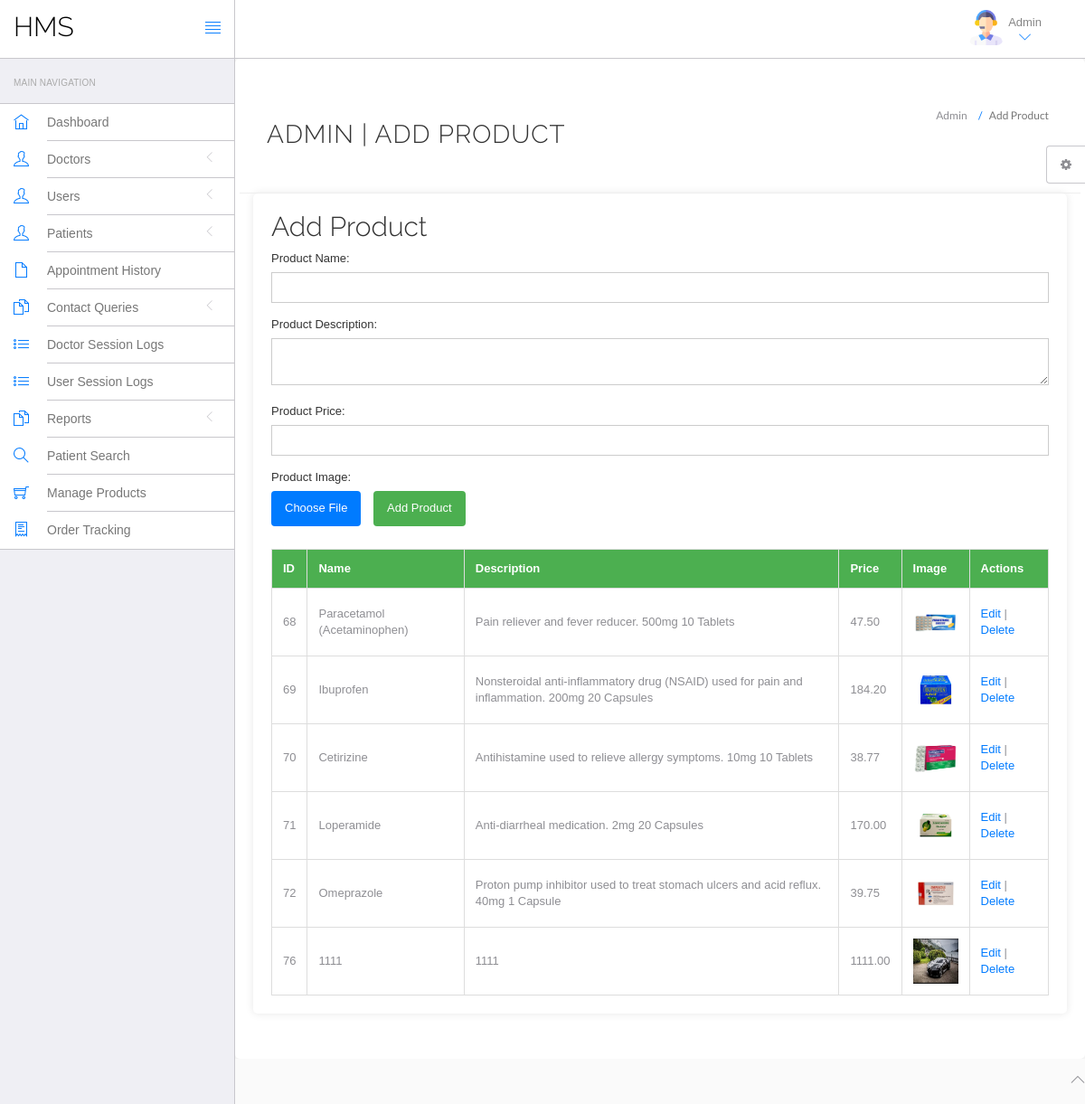
/hms/admin/products.php (signed in), run on the app's committed database.
### tables this page shows
CREATE TABLE `products` (
  `id` int(11) NOT NULL,
  `name` varchar(255) NOT NULL,
  `description` text NOT NULL,
  `price` decimal(10,2) NOT NULL,
  `image` varchar(255) DEFAULT NULL,
  `created_at` timestamp NOT NULL DEFAULT current_timestamp(),
  `updated_at` timestamp NOT NULL DEFAULT current_timestamp() ON UPDATE current_timestamp()
);

### hms/admin/products.php (the view, shortened to what this page needs)
<?php
include "include/config.php";
if (strlen($_SESSION["id"] == 0)) {
    header("location:logout.php");
} else {
    if (isset($_GET["edit"])) {
        $pid = $_GET["edit"];
        $query = mysqli_query($con, "SELECT * FROM products WHERE id='$pid'");
        $row = mysqli_fetch_array($query);
        $productName = $row["name"];
        $productDesc = $row["description"];
        $productPrice = $row["price"];
        $currentImage = $row["image"];
        $pageTitle = "Edit Product";
        $action = "edit";
    } else {
        $productName = "";
        $productDesc = "";
        $productPrice = "";
        $currentImage = "";
        $pageTitle = "Add Product";
        $action = "add";
    }
    if (isset($_GET["edit"])) {
        $pid = $_GET["edit"];
        $query = mysqli_query($con, "SELECT * FROM products WHERE id='$pid'");
        $row = mysqli_fetch_array($query);
        $productName = $row["name"];
        $productDesc = $row["description"];
        $productPrice = $row["price"];
        $pageTitle = "Edit Product";
        $action = "edit";
    } else {
        $productName = "";
        $productDesc = "";
        $productPrice = "";
        $pageTitle = "Add Product";
        $action = "add";
    }
    ?>
<!DOCTYPE html>
<html lang="en">
<head>
	<link rel="stylesheet" href="vendor/bootstrap/css/bootstrap.min.css">
	<link rel="stylesheet" href="vendor/fontawesome/css/font-awesome.min.css">
	<link rel="stylesheet" href="vendor/themify-icons/themify-icons.min.css">
	<link href="vendor/animate.css/animate.min.css" rel="stylesheet" media="screen">
	<link href="vendor/perfect-scrollbar/perfect-scrollbar.min.css" rel="stylesheet" media="screen">
	<link href="vendor/switchery/switchery.min.css" rel="stylesheet" media="screen">
	<link href="vendor/bootstrap-touchspin/jquery.bootstrap-touchspin.min.css" rel="stylesheet" media="screen">
	<link href="vendor/select2/select2.min.css" rel="stylesheet" media="screen">
	<link href="vendor/bootstrap-datepicker/bootstrap-datepicker3.standalone.min.css" rel="stylesheet" media="screen">
	<link href="vendor/bootstrap-timepicker/bootstrap-timepicker.min.css" rel="stylesheet" media="screen">
	<link rel="stylesheet" href="assets/css/styles.css">
	<link rel="stylesheet" href="assets/css/plugins.css">
    <link rel="stylesheet" href="assets/css/products.css">
	<link rel="stylesheet" href="assets/css/themes/theme-1.css" id="skin_color" />
</head>
<body>
    <div id="app">
    <?php include "include/header.php"; ?>
        <?php include "include/sidebar.php"; ?>
        <div class="app-content">
            <div class="main-content">
                <div class="wrap-content container" id="container">
                    <section id="page-title">
                        <div class="row">
                            <div class="col-sm-8">
                                <h1 class="mainTitle">Admin | <?php echo $pageTitle; ?></h1>
                            </div>
                            <ol class="breadcrumb">
                                <li>
                                    <span>Admin</span>
                                </li>
                                <li class="active">
                                    <span><?php echo $pageTitle; ?></span>
                                </li>
                            </ol>
                        </div>
                    </section>
                    <div class="container">
                        <h2><?php echo $pageTitle; ?></h2>
                        <form method="post" action="products.php" enctype="multipart/form-data">
                            <label for="productName">Product Name:</label>
                            <input type="text" name="productName" id="productName" value="<?php echo $productName; ?>" required>
                            <label for="productDesc">Product Description:</label>
                            <textarea name="productDesc" id="productDesc" required><?php echo $productDesc; ?></textarea>
                            <label for="productPrice">Product Price:</label>
                            <input type="text" name="productPrice" id="productPrice" value="<?php echo $productPrice; ?>" required>
                            <label for="productImage">Product Image:</label>
                            <?php if ($action == "edit"): ?>
                                <img src="uploads/<?php echo $currentImage; ?>" width="100" height="100" alt="Current Image">
                                <input type="file" name="productImage" id="hiddenProductImage" style="display: none;" onchange="displayFileName(this)">
                                <label class="file-label" for="hiddenProductImage">
                                    <span>Select New File</span>
                                </label>
                                <span id="fileNameLabel" style="margin-left: 10px;"></span>
                            <?php else: ?>
                                <label class="file-label" for="productImage">
                                    <span>Choose File</span>
                                </label>
                            <?php endif; ?>
                            <button type="submit"><?php echo $action == "add"
                                ? "Add Product"
                                : "Update Product"; ?></button>
                        </form>
                        <table border="1">
                            <thead>
                                <tr>
                                    <th>ID</th>
                                    <th>Name</th>
                                    <th>Description</th>
                                    <th>Price</th>
                                    <th>Image</th>
                                    <th>Actions</th>
                                </tr>
                            </thead>
                            <tbody>
                                <?php
                                $sql = mysqli_query(
                                    $con,
                                    "SELECT * FROM products"
                                );
                                while ($row = mysqli_fetch_array($sql)) { ?>
                                    <tr>
                                        <td><?php echo $row["id"]; ?></td>
                                        <td><?php echo $row["name"]; ?></td>
                                        <td><?php echo $row[
                                            "description"
                                        ]; ?></td>
                                        <td><?php echo $row["price"]; ?></td>
                                        <td><img src="uploads/<?php echo $row[
                                            "image"
                                        ]; ?>" width="50" height="50"></td>
                                        <td>
                                            <a href="products.php?edit=<?php echo $row[
                                                "id"
                                            ]; ?>">Edit</a> |
                                            <a href="products.php?id=<?php echo $row[
                                                "id"
                                            ]; ?>&del=delete" onclick="return confirm('Are you sure you want to delete?')">Delete</a>
                                        </td>
                                    </tr>
                                <?php }
                                ?>
                            </tbody>
                        </table>
                    </div>
                </div>
            </div>
        </div>
    </div>
</body>
<?php include "include/footer.php"; ?>
	<?php include "include/setting.php"; ?>
</html>
<?php
} ?>

### hms/admin/assets/css/products.css (style rules this page uses)
body { font-family: 'Arial', sans-serif; background-color: #f4f4f4; }
.container { max-width: 800px; margin: 0 auto; padding: 20px; background-color: #fff; border-radius: 5px; box-shadow: 0 0 10px rgba(0, 0, 0, 0.1); }
h2 { color: #333; }
form { margin-bottom: 20px; }
label { display: block; margin-bottom: 5px; color: #333; }
input[type="text"], textarea { width: 100%; padding: 8px; margin-bottom: 15px; box-sizing: border-box; border: 1px solid #ccc; border-radius: 4px; }
button { background-color: #4caf50; color: #fff; padding: 10px 15px; border: none; border-radius: 4px; cursor: pointer; }
table { width: 100%; border-collapse: collapse; margin-top: 20px; }
table, th, td { border: 1px solid #ddd; }
th, td { padding: 12px; text-align: left; }
th { background-color: #4caf50; color: #fff; }
a { color: #007bff; text-decoration: none; }
label.file-label { background-color: #007bff; color: #fff; padding: 10px 15px; border: none; border-radius: 4px; cursor: pointer; display: inline-block; }
input[type="file"] + label.file-label:before { content: 'Choose File'; }
input[type="file"]:valid + label.file-label:before { content: attr(data-file-name); }

### hms/admin/assets/css/themes/theme-1.css (style rules this page uses)
body { background: #FAFAFA; }

### data on the page
products: id "68", name "Paracetamol (Acetaminophen)", description "Pain reliever and fever reducer. 500mg 10 Tablets", price "47.50", image (picture)
products: id "69", name "Ibuprofen", description "Nonsteroidal anti-inflammatory drug (NSAID) used for pain and inflammation. 200mg 20 Capsules", price "184.20", image (picture)
products: id "70", name "Cetirizine", description "Antihistamine used to relieve allergy symptoms. 10mg 10 Tablets", price "38.77", image (picture)
products: id "71", name "Loperamide", description "Anti-diarrheal medication. 2mg 20 Capsules", price "170.00", image (picture)
products: id "72", name "Omeprazole", description "Proton pump inhibitor used to treat stomach ulcers and acid reflux. 40mg 1 Capsule", price "39.75", image (picture)
products: id "76", name "1111", description "1111", price "1111.00", image (picture)

### other printed values
$pageTitle "ADD PRODUCT"
$pageTitle "Add Product"
